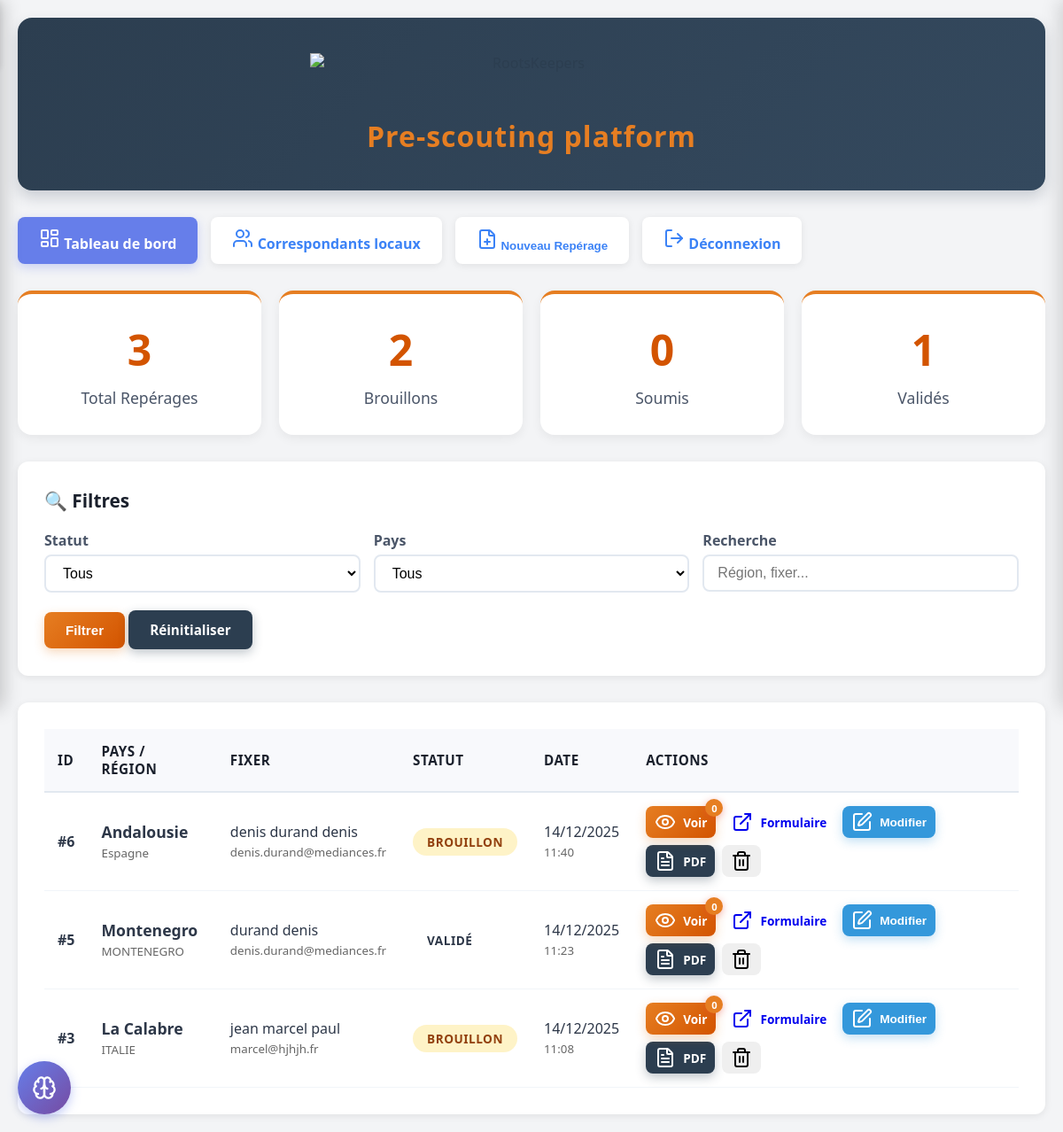
The page /admin on the database its author committed.
### models.py (models this page shows, shortened)
class Reperage(Base):
    __tablename__ = 'reperages'
    id = Column(Integer, primary_key=True)
    token = Column(String(32), unique=True, nullable=True)  # Token sécurisé pour URLs
    created_at = Column(DateTime, default=datetime.now)
    updated_at = Column(DateTime, default=datetime.now, onupdate=datetime.now)
    langue_interface = Column(String(4), default='FR')  # FR, GB, ITAL, ESP
    statut = Column(String(20), default='brouillon')  # brouillon, soumis, validé
    fixer_id = Column(Integer, ForeignKey('fixers.id'), nullable=True)
    fixer_nom = Column(String(255))
    fixer_prenom = Column(String(255))
    fixer_email = Column(String(255))
    fixer_telephone = Column(String(50))
    pays = Column(String(100))
    region = Column(String(255))
    territoire_data = Column(Text)  # JSON
    episode_data = Column(Text)  # JSON
    notes_admin = Column(Text)  # Notes administratives internes
    image_region = Column(String(500))  # URL de l'image emblématique de la région
    gardiens = relationship("Gardien", back_populates="reperage", cascade="all, delete-orphan")
    lieux = relationship("Lieu", back_populates="reperage", cascade="all, delete-orphan")
    medias = relationship("Media", back_populates="reperage", cascade="all, delete-orphan")

### app.py (the view)
@app.route('/admin')
def admin_dashboard():
    session = get_session(engine)
    try:
        total = session.query(Reperage).count()
        brouillons = session.query(Reperage).filter_by(statut='brouillon').count()
        soumis = session.query(Reperage).filter_by(statut='soumis').count()
        valides = session.query(Reperage).filter_by(statut='validé').count()
        stats = {
            'total': total,
            'brouillons': brouillons,
            'soumis': soumis,
            'valides': valides
        }
        from models import Fixer
        query = session.query(Reperage, Fixer).outerjoin(Fixer, Reperage.fixer_id == Fixer.id)
        statut_filter = request.args.get('statut')
        if statut_filter:
            query = query.filter(Reperage.statut == statut_filter)
        pays_filter = request.args.get('pays')
        if pays_filter:
            query = query.filter(Reperage.pays == pays_filter)
        search = request.args.get('search')
        if search:
            query = query.filter(
                (Reperage.region.like(f'%{search}%')) |
                (Reperage.fixer_nom.like(f'%{search}%'))
            )
        results = query.order_by(Reperage.created_at.desc()).all()
        reperages_with_fixer = []
        for reperage, fixer in results:
            rep_dict = {
                'reperage': reperage,
                'fixer': fixer,
                'lien_formulaire': fixer.lien_personnel if fixer else None
            }
            reperages_with_fixer.append(rep_dict)
        pays_list = session.query(Reperage.pays).filter(Reperage.pays.isnot(None)).distinct().all()
        pays_list = [p[0] for p in pays_list]
        from models import Fixer
        fixers = session.query(Fixer).order_by(Fixer.nom, Fixer.prenom).all()
        return render_template('admin_dashboard.html',
                             reperages=reperages_with_fixer,
                             stats=stats,
                             pays_list=pays_list,
                             fixers=fixers)
    finally:
        session.close()

### models.py (called while the page is built)
def get_session(engine):
    Session = sessionmaker(bind=engine)
    return Session()

### templates/admin_dashboard.html (shortened to what this page needs)
<!DOCTYPE html>
<html lang="fr">
<head>
</head>
<body>
    <div class="container">
        <div class="header" style="text-align: center; flex-direction: column; align-items: center; padding: 40px 20px;">
            <img src="https://destinationsetcuisines.com/doc/logoRK.png" alt="RootsKeepers" style="width: 500px; height: auto; margin-bottom: 20px;">
            <p class="subtitle" style="font-size: 2rem; color: #E67E22; font-weight: 600; margin: 0; letter-spacing: 1px;">Pre-scouting platform</p>
        </div>
        <div class="nav">
            <a href="/admin" class="nav-link active"><i data-lucide="layout-dashboard"></i> Tableau de bord</a>
            <a href="/admin/fixers" class="nav-link"><i data-lucide="users"></i> Correspondants locaux</a>
            <button onclick="openNouveauReperageModal()" class="nav-link" style="border: none; cursor: pointer;"><i data-lucide="file-plus"></i> Nouveau Repérage</button>
            <a href="/admin/logout" class="nav-link"><i data-lucide="log-out"></i> Déconnexion</a>
        </div>
        <div class="stats">
            <div class="stat-card">
                <div class="number">{{ stats.total }}</div>
                <div class="label">Total Repérages</div>
            </div>
            <div class="stat-card">
                <div class="number">{{ stats.brouillons }}</div>
                <div class="label">Brouillons</div>
            </div>
            <div class="stat-card">
                <div class="number">{{ stats.soumis }}</div>
                <div class="label">Soumis</div>
            </div>
            <div class="stat-card">
                <div class="number">{{ stats.valides }}</div>
                <div class="label">Validés</div>
            </div>
        </div>
        <div class="filters">
            <h3>🔍 Filtres</h3>
            <form id="filterForm" method="GET">
                <div class="filter-group">
                    <div>
                        <label for="statut">Statut</label>
                        <select name="statut" id="statut">
                            <option value="">Tous</option>
                        </select>
                    </div>
                    <div>
                        <label for="pays">Pays</label>
                        <select name="pays" id="pays">
                            <option value="">Tous</option>
                        </select>
                    </div>
                    <div>
                        <label for="search">Recherche</label>
                        <input type="text" name="search" id="search" placeholder="Région, fixer..." value="{{ request.args.get('search', '') }}">
                    </div>
                </div>
                <button type="submit" class="btn btn-primary">Filtrer</button>
                <a href="/admin" class="btn btn-secondary">Réinitialiser</a>
            </form>
        </div>
        <div class="table-container">
            {% if reperages %}
            <table>
                <thead>
                    <tr>
                        <th>ID</th>
                        <th>Pays / Région</th>
                        <th>Fixer</th>
                        <th>Statut</th>
                        <th>Date</th>
                        <th>Actions</th>
                    </tr>
                </thead>
                <tbody>
                    {% for item in reperages %}
                    {% set rep = item.reperage %}
                    <tr>
                        <td><strong>#{{ rep.id }}</strong></td>
                        <td>
                            <strong style="font-size: 1.1rem;">{{ rep.region or 'Non renseignée' }}</strong><br>
                            <small style="color: #666;">{{ rep.pays or '-' }}</small>
                        </td>
                        <td>
                            {{ rep.fixer_nom or 'Anonyme' }}{% if rep.fixer_prenom %} {{ rep.fixer_prenom }}{% endif %}<br>
                            <small style="color: #666;">{{ rep.fixer_email or '-' }}</small>
                        </td>
                        <td>
                            <span class="badge badge-{{ rep.statut }}">{{ rep.statut }}</span>
                        </td>
                        <td>
                            {{ rep.created_at.strftime('%d/%m/%Y') if rep.created_at else '-' }}<br>
                            <small style="color: #666;">{{ rep.created_at.strftime('%H:%M') if rep.created_at else '' }}</small>
                        </td>
                        <td>
                            <div class="actions">
                                <a href="/admin/reperage/{{ rep.id }}" class="btn btn-primary btn-small" style="position: relative;">
                                    <i data-lucide="eye"></i> Voir
                                    <span class="chat-badge" id="chat-badge-{{ rep.id }}" style="display: none; position: absolute; top: -8px; right: -8px; background: #E67E22; color: white; border-radius: 50%; width: 20px; height: 20px; font-size: 0.7rem; display: flex; align-items: center; justify-content: center; font-weight: bold;">0</span>
                                </a>
                                <a href="/formulaire/{{ rep.token }}" class="btn btn-warning btn-small" target="_blank" title="Ouvrir le formulaire de ce repérage">
                                    <i data-lucide="external-link"></i> Formulaire
                                </a>
                                <button onclick="openModalModifier({{ rep.id }}, '{{ rep.region }}', '{{ rep.pays }}', {{ rep.fixer_id or 'null' }}, '{{ rep.notes_admin or '' }}', '{{ rep.image_region or '' }}', '{{ rep.statut }}')" class="btn btn-info btn-small" title="Modifier">
                                    <i data-lucide="edit"></i> Modifier
                                </button>
                                <a href="/admin/reperage/{{ rep.id }}/pdf" class="btn btn-secondary btn-small">
                                    <i data-lucide="file-text"></i> PDF
                                </a>
                                <button onclick="confirmerSuppression({{ rep.id }}, '{{ rep.region }}')" class="btn btn-danger btn-small" title="Supprimer le repérage">
                                    <i data-lucide="trash-2"></i>
                                </button>
                            </div>
                        </td>
                    </tr>
                    {% endfor %}
                </tbody>
            </table>
            {% endif %}
        </div>
    </div>
<button class="ai-floating-btn" onclick="toggleAIPanel()" title="Assistant IA RootsKeepers">
</button>
</body>
</html>

### templates/admin_dashboard.html (style rules this page uses)
* { margin: 0; padding: 0; box-sizing: border-box; }
body { font-family: 'Segoe UI', Tahoma, Geneva, Verdana, sans-serif; background: #f3f4f6; min-height: 100vh; padding: 20px; color: #2C3E50; }
.container { max-width: 1400px; margin: 0 auto; }
.header { background: linear-gradient(135deg, #2C3E50 0%, #34495e 100%); border-radius: 16px; padding: 40px; margin-bottom: 30px; box-shadow: 0 8px 16px rgba(44, 62, 80, 0.2); display: flex; align-items: center; gap: 30px; }
.header img { height: 80px; width: auto; }
.header .subtitle { color: #E67E22; font-size: 1.5rem; font-weight: 500; }
.stats { display: grid; grid-template-columns: repeat(auto-fit, minmax(200px, 1fr)); gap: 20px; margin-bottom: 30px; }
.stat-card { background: white; border-radius: 16px; padding: 30px; box-shadow: 0 4px 12px rgba(0,0,0,0.06); text-align: center; transition: all 0.3s ease; border-top: 4px solid #E67E22; }
.stat-card .number { font-size: 3rem; font-weight: 700; color: #D35400; margin-bottom: 10px; }
.stat-card .label { color: #4a5568; font-size: 1.1rem; font-weight: 500; }
.filters { background: white; border-radius: 12px; padding: 30px; margin-bottom: 30px; box-shadow: 0 2px 8px rgba(0,0,0,0.08); }
.filters h3 { color: #1a202c; margin-bottom: 20px; font-weight: 700; font-size: 1.3rem; }
.filter-group { display: grid; grid-template-columns: repeat(auto-fit, minmax(200px, 1fr)); gap: 15px; margin-bottom: 20px; }
.filter-group label { display: block; color: #4a5568; margin-bottom: 5px; font-weight: 600; }
.filter-group select, .filter-group input { width: 100%; padding: 10px 15px; border: 2px solid #e2e8f0; border-radius: 8px; font-size: 1rem; transition: border-color 0.3s ease; background: white; }
.btn { padding: 12px 24px; border: none; border-radius: 8px; font-size: 0.95rem; cursor: pointer; transition: all 0.2s ease; font-weight: 600; text-decoration: none; display: inline-flex; align-items: center; gap: 8px; }
.btn-primary { background: linear-gradient(135deg, #E67E22 0%, #D35400 100%); color: white; box-shadow: 0 4px 12px rgba(230, 126, 34, 0.3); }
.btn-secondary { background: #2C3E50; color: white; box-shadow: 0 4px 12px rgba(44, 62, 80, 0.3); }
.btn-info { background: #3498db; color: white; box-shadow: 0 4px 12px rgba(52, 152, 219, 0.3); }
.table-container { background: white; border-radius: 12px; padding: 30px; box-shadow: 0 2px 8px rgba(0,0,0,0.08); overflow-x: auto; }
table { width: 100%; border-collapse: collapse; }
thead { background: #f8f9fc; }
th { padding: 15px; text-align: left; color: #1a202c; font-weight: 700; border-bottom: 2px solid #e2e8f0; font-size: 0.95rem; text-transform: uppercase; letter-spacing: 0.5px; }
td { padding: 15px; border-bottom: 1px solid #f1f5f9; color: #2d3748; }
.badge { padding: 6px 16px; border-radius: 20px; font-size: 0.85rem; font-weight: 600; display: inline-block; text-transform: uppercase; letter-spacing: 0.5px; }
.badge-brouillon { background: #fef3c7; color: #92400e; }
.actions { display: flex; gap: 8px; flex-wrap: wrap; max-width: 100%; }
.btn-small { padding: 6px 10px; font-size: 0.85rem; white-space: nowrap; }
.nav { display: flex; gap: 15px; margin-bottom: 30px; flex-wrap: wrap; }
.nav-link { background: white; color: #3b82f6; padding: 12px 24px; border-radius: 8px; text-decoration: none; font-weight: 600; transition: all 0.2s ease; box-shadow: 0 2px 8px rgba(0,0,0,0.08); }
.nav-link.active { background: #667eea; color: white; box-shadow: 0 4px 12px rgba(102, 126, 234, 0.3); }
.chat-badge { position: absolute; top: -8px; right: -8px; background: linear-gradient(135deg, #e74c3c 0%, #c0392b 100%); color: white; border-radius: 12px; padding: 2px 8px; font-size: 0.75rem; font-weight: bold; min-width: 20px; text-align: center; box-shadow: 0 2px 8px rgba(231, 76, 60, 0.4); animation: pulse 2s infinite; }
.ai-floating-btn { position: fixed !important; left: 20px !important; bottom: 20px !important; width: 60px !important; height: 60px !important; background: linear-gradient(135deg, #667eea 0%, #764ba2 100%) !important; color: white !important; border: none !important; border-radius: 50% !important; cursor: pointer !important; box-shadow: 0 4px 12px rgba(102, 126, 234, 0.4) !important; display: flex !important; align-items: center !important; justify-content: center !important; z-index: 9999 !important; transition: all 0.3s ease !important; }

### rows shown on the page
Reperage: id "6", region "Andalousie", pays "Espagne", fixer_nom "denis durand", fixer_prenom "denis", fixer_email "denis.durand@mediances.fr", statut "BROUILLON", created_at "14/12/2025", created_at "11:40"
Reperage: id "5", region "Montenegro", pays "MONTENEGRO", fixer_nom "durand", fixer_prenom "denis", fixer_email "denis.durand@mediances.fr", statut "VALIDÉ", created_at "14/12/2025", created_at "11:23"
Reperage: id "3", region "La Calabre", pays "ITALIE", fixer_nom "jean marcel", fixer_prenom "paul", fixer_email "marcel@hjhjh.fr", statut "BROUILLON", created_at "14/12/2025", created_at "11:08"

### other values the page prints
{{ stats.total }} "3"
{{ stats.brouillons }} "2"
{{ stats.soumis }} "0"
{{ stats.valides }} "1"
